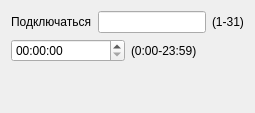
                      <widget class="QWidget" name="page_8">
                       <layout class="QGridLayout" name="gridLayout_7">
                        <item row="1" column="0">
                         <layout class="QHBoxLayout" name="horizontalLayout_33">
                          <item>
                           <widget class="QTimeEdit" name="timeEdit_3"/>
                          </item>
                          <item>
                           <widget class="QLabel" name="label_99">
                            <property name="text">
                             <string>(0:00-23:59)</string>
                            </property>
                           </widget>
                          </item>
                         </layout>
                        </item>
                        <item row="0" column="0">
                         <layout class="QHBoxLayout" name="horizontalLayout_34">
                          <item>
                           <widget class="QLabel" name="label_21">
                            <property name="text">
                             <string>Подключаться</string>
                            </property>
                           </widget>
                          </item>
                          <item>
                           <widget class="QLineEdit" name="lineEdit_Config_FreqReqBraid_3">
                            <property name="sizePolicy">
                             <sizepolicy hsizetype="Expanding" vsizetype="Fixed">
                              <horstretch>0</horstretch>
                              <verstretch>0</verstretch>
                             </sizepolicy>
                            </property>
                            <property name="text">
                             <string/>
                            </property>
                            <property name="readOnly">
                             <bool>false</bool>
                            </property>
                           </widget>
                          </item>
                          <item>
                           <widget class="QLabel" name="label_98">
                            <property name="text">
                             <string>(1-31)</string>
                            </property>
                           </widget>
                          </item>
                         </layout>
                        </item>
                        <item row="2" column="0">
                         <spacer name="verticalSpacer_4">
                          <property name="orientation">
                           <enum>Qt::Vertical</enum>
                          </property>
                          <property name="sizeType">
                           <enum>QSizePolicy::Fixed</enum>
                          </property>
                          <property name="sizeHint" stdset="0">
                           <size>
                            <width>20</width>
                            <height>40</height>
                           </size>
                          </property>
                         </spacer>
                        </item>
                       </layout>
                      </widget>
